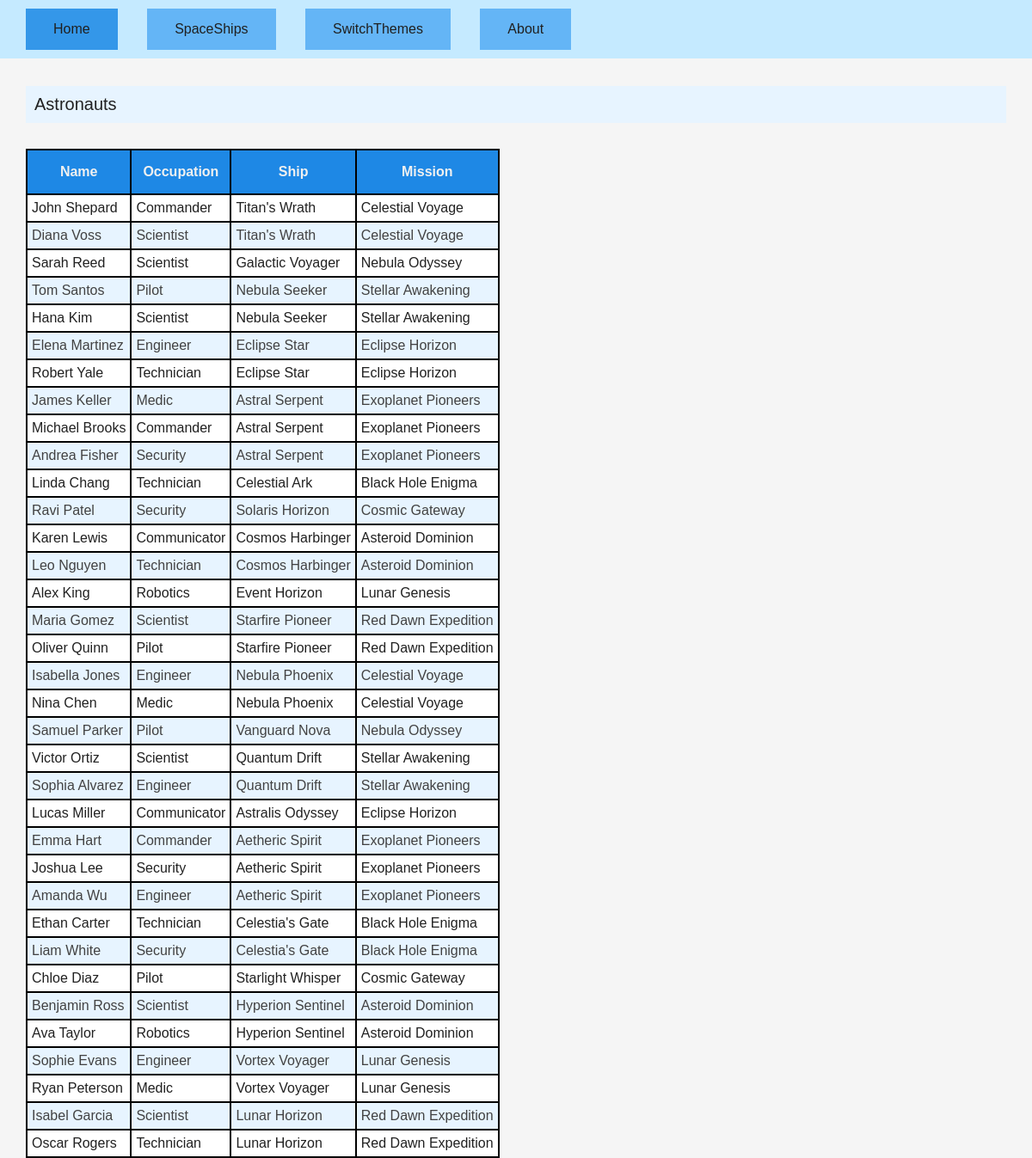
/php/index.php, run on the app's committed database.
### tables this page shows
CREATE TABLE IF NOT EXISTS `astronauts` (
  `id` INT UNSIGNED NOT NULL AUTO_INCREMENT,
  `first_name` VARCHAR(45) NOT NULL,
  `last_name` VARCHAR(45) NOT NULL,
  `occupation` ENUM('commander', 'engineer', 'scientist', 'pilot', 'medic', 'technician', 'security', 'communicator', 'robotics') NOT NULL,
  `birth_date` DATE NOT NULL,
  `spaceships_id` INT UNSIGNED NOT NULL,
  PRIMARY KEY (`id`),
  INDEX `fk_astronauts_spaceships_idx` (`spaceships_id` ASC),
  CONSTRAINT `fk_astronauts_spaceships`
    FOREIGN KEY (`spaceships_id`)
    REFERENCES `spaceships` (`id`)
    ON DELETE NO ACTION
    ON UPDATE NO ACTION);

CREATE TABLE IF NOT EXISTS `spaceships` (
  `id` INT UNSIGNED NOT NULL AUTO_INCREMENT,
  `name` VARCHAR(45) NULL,
  `type` ENUM('scout', 'exploration', 'transport', 'dreadnaught', 'research', 'colony', 'resupply', 'mining') NOT NULL,
  `missions_id` INT UNSIGNED NOT NULL,
  `description` VARCHAR(200) NULL,
  PRIMARY KEY (`id`),
  UNIQUE INDEX `name_UNIQUE` (`name` ASC),
  INDEX `fk_spaceships_missions1_idx` (`missions_id` ASC),
  CONSTRAINT `fk_spaceships_missions1`
    FOREIGN KEY (`missions_id`)
    REFERENCES `missions` (`id`)
    ON DELETE NO ACTION
    ON UPDATE NO ACTION);

CREATE TABLE IF NOT EXISTS `missions` (
  `id` INT UNSIGNED NOT NULL AUTO_INCREMENT,
  `title` VARCHAR(45) NOT NULL,
  `description` VARCHAR(200) NULL,
  `start_date` DATE NOT NULL,
  `end_date` DATE NULL,
  `status` ENUM('planned', 'in_progress', 'completed', 'cancelled') NULL DEFAULT 'planned',
  `launch_location` VARCHAR(200) NULL,
  `destination` VARCHAR(200) NULL,
  `image_url` VARCHAR(200) NULL,
  PRIMARY KEY (`id`));

### php/index.php (the view, shortened to what this page needs)
<?php
    require_once "db.php";
?>
<html !DOCTYPE>
<html lang="hu">
    <head>
        <?php require "style.php"; ?>
    </head>
    <body>
        <canvas></canvas>
        <?php include "navbar.php"; ?>
        <div class="topbar">Astronauts</div>
        <table>
            <tr>
                <th onclick="sortTable(0)">Name</th>
                <th onclick="sortTable(1)">Occupation</th>
                <th onclick="sortTable(2)">Ship</th>
                <th onclick="sortTable(3)">Mission</th>
            </tr>
            <?php
                $query = $db->query("SELECT * FROM astronauts");
                while ($row = $query->fetchObject()):
            ?>
                <tr>
                    <td><?= $row->first_name ?> <?= $row->last_name ?></td>
                    <td><?= ucfirst($row->occupation) ?></td>
                    <?php
                    $spaceship_query = "SELECT missions_id, name FROM spaceships WHERE spaceships.id = $row->spaceships_id;";
                    $spaceship = $db->query($spaceship_query)->fetchObject();
                    $mission_query = "SELECT title FROM missions WHERE missions.id = $spaceship->missions_id";
                    $mission_title = $db->query($mission_query)->fetchObject();?>
                    <td><?= $spaceship->name ?></td>
                    <td><?= $mission_title->title ?></td>
                </tr>
            <?php endwhile; ?>
        </table>
    </body>
</html>

### php/style.php (shortened to what this page needs)
<link rel="stylesheet" href="../css/<?=$_SESSION["theme"]?>_theme.css">

### php/navbar.php (shortened to what this page needs)
<?php
    $navLinks = [
        'index.php' => 'Home',
        'spaceships_view.php' => 'SpaceShips',
        'switch_theme.php' => 'SwitchThemes',
        '#about' => 'About',
    ];
?>
<div class="topnav">
    <?php
    $curHref = basename($_SERVER['SCRIPT_NAME']);
    foreach ($navLinks as $href => $title): ?>
            <a href="<?= $href ?>" class="button <?= ($href === $curHref) ? 'active' : '' ?>">
            <?= $title ?>
            </a>
    <?php endforeach; ?>
</div>

### css/light_theme.css (style rules this page uses)
body { font-family: Arial, Helvetica, sans-serif; background-color: #f5f5f5; color: #212121; margin: 0%; }
table { background-color: black; margin-left: 30px; margin-top: 30px; border-spacing: 2px; }
th { background-color: #1e88e5; color: #f0f0f0; text-align: center; height: 50px; padding-left: 10px; padding-right: 10px; }
td { text-align: left; height: 30px; padding-left: 5px; padding-right: 5px; }
tr { padding: 0%; }
tr:nth-child(even) { background-color: #ffffff; }
tr:nth-child(odd) { background-color: #e7f4ff; color: #424242; }
canvas { width: 100vw; height: 100vh; display: block; position: fixed; top: 0; left: 0; z-index: -9999; }
a.button { border: none; color: #202020; padding: 15px 32px; text-align: center; text-decoration: none; display: inline-block; font-size: 16px; background-color: #64b5f6; margin-left: 20px; margin-right: 10px; }
a.button.active { background-color: #3497e9; }
.topnav { background-color: rgb(197, 234, 255); padding: 10px; margin: 0; position: fixed; top: 0; width: 100%; }
.topbar { margin: 30px; padding: 10px; color: #212121; background-color: #e7f4ff; font-size: 20; }

### data on the page
astronauts: first_name "John", last_name "Shepard", occupation "Commander", spaceships.name "Titan's Wrath", missions.title "Celestial Voyage"
astronauts: first_name "Diana", last_name "Voss", occupation "Scientist", spaceships.name "Titan's Wrath", missions.title "Celestial Voyage"
astronauts: first_name "Sarah", last_name "Reed", occupation "Scientist", spaceships.name "Galactic Voyager", missions.title "Nebula Odyssey"
astronauts: first_name "Tom", last_name "Santos", occupation "Pilot", spaceships.name "Nebula Seeker", missions.title "Stellar Awakening"
astronauts: first_name "Hana", last_name "Kim", occupation "Scientist", spaceships.name "Nebula Seeker", missions.title "Stellar Awakening"
astronauts: first_name "Elena", last_name "Martinez", occupation "Engineer", spaceships.name "Eclipse Star", missions.title "Eclipse Horizon"
astronauts: first_name "Robert", last_name "Yale", occupation "Technician", spaceships.name "Eclipse Star", missions.title "Eclipse Horizon"
astronauts: first_name "James", last_name "Keller", occupation "Medic", spaceships.name "Astral Serpent", missions.title "Exoplanet Pioneers"
astronauts: first_name "Michael", last_name "Brooks", occupation "Commander", spaceships.name "Astral Serpent", missions.title "Exoplanet Pioneers"
astronauts: first_name "Andrea", last_name "Fisher", occupation "Security", spaceships.name "Astral Serpent", missions.title "Exoplanet Pioneers"
astronauts: first_name "Linda", last_name "Chang", occupation "Technician", spaceships.name "Celestial Ark", missions.title "Black Hole Enigma"
astronauts: first_name "Ravi", last_name "Patel", occupation "Security", spaceships.name "Solaris Horizon", missions.title "Cosmic Gateway"
astronauts: first_name "Karen", last_name "Lewis", occupation "Communicator", spaceships.name "Cosmos Harbinger", missions.title "Asteroid Dominion"
astronauts: first_name "Leo", last_name "Nguyen", occupation "Technician", spaceships.name "Cosmos Harbinger", missions.title "Asteroid Dominion"
astronauts: first_name "Alex", last_name "King", occupation "Robotics", spaceships.name "Event Horizon", missions.title "Lunar Genesis"
astronauts: first_name "Maria", last_name "Gomez", occupation "Scientist", spaceships.name "Starfire Pioneer", missions.title "Red Dawn Expedition"
astronauts: first_name "Oliver", last_name "Quinn", occupation "Pilot", spaceships.name "Starfire Pioneer", missions.title "Red Dawn Expedition"
astronauts: first_name "Isabella", last_name "Jones", occupation "Engineer", spaceships.name "Nebula Phoenix", missions.title "Celestial Voyage"
astronauts: first_name "Nina", last_name "Chen", occupation "Medic", spaceships.name "Nebula Phoenix", missions.title "Celestial Voyage"
astronauts: first_name "Samuel", last_name "Parker", occupation "Pilot", spaceships.name "Vanguard Nova", missions.title "Nebula Odyssey"
astronauts: first_name "Victor", last_name "Ortiz", occupation "Scientist", spaceships.name "Quantum Drift", missions.title "Stellar Awakening"
astronauts: first_name "Sophia", last_name "Alvarez", occupation "Engineer", spaceships.name "Quantum Drift", missions.title "Stellar Awakening"
astronauts: first_name "Lucas", last_name "Miller", occupation "Communicator", spaceships.name "Astralis Odyssey", missions.title "Eclipse Horizon"
astronauts: first_name "Emma", last_name "Hart", occupation "Commander", spaceships.name "Aetheric Spirit", missions.title "Exoplanet Pioneers"
astronauts: first_name "Joshua", last_name "Lee", occupation "Security", spaceships.name "Aetheric Spirit", missions.title "Exoplanet Pioneers"
astronauts: first_name "Amanda", last_name "Wu", occupation "Engineer", spaceships.name "Aetheric Spirit", missions.title "Exoplanet Pioneers"
astronauts: first_name "Ethan", last_name "Carter", occupation "Technician", spaceships.name "Celestia's Gate", missions.title "Black Hole Enigma"
astronauts: first_name "Liam", last_name "White", occupation "Security", spaceships.name "Celestia's Gate", missions.title "Black Hole Enigma"
astronauts: first_name "Chloe", last_name "Diaz", occupation "Pilot", spaceships.name "Starlight Whisper", missions.title "Cosmic Gateway"
astronauts: first_name "Benjamin", last_name "Ross", occupation "Scientist", spaceships.name "Hyperion Sentinel", missions.title "Asteroid Dominion"
astronauts: first_name "Ava", last_name "Taylor", occupation "Robotics", spaceships.name "Hyperion Sentinel", missions.title "Asteroid Dominion"
astronauts: first_name "Sophie", last_name "Evans", occupation "Engineer", spaceships.name "Vortex Voyager", missions.title "Lunar Genesis"
astronauts: first_name "Ryan", last_name "Peterson", occupation "Medic", spaceships.name "Vortex Voyager", missions.title "Lunar Genesis"
astronauts: first_name "Isabel", last_name "Garcia", occupation "Scientist", spaceships.name "Lunar Horizon", missions.title "Red Dawn Expedition"
astronauts: first_name "Oscar", last_name "Rogers", occupation "Technician", spaceships.name "Lunar Horizon", missions.title "Red Dawn Expedition"

### other printed values
$title "Home"
$title "SpaceShips"
$title "SwitchThemes"
$title "About"
